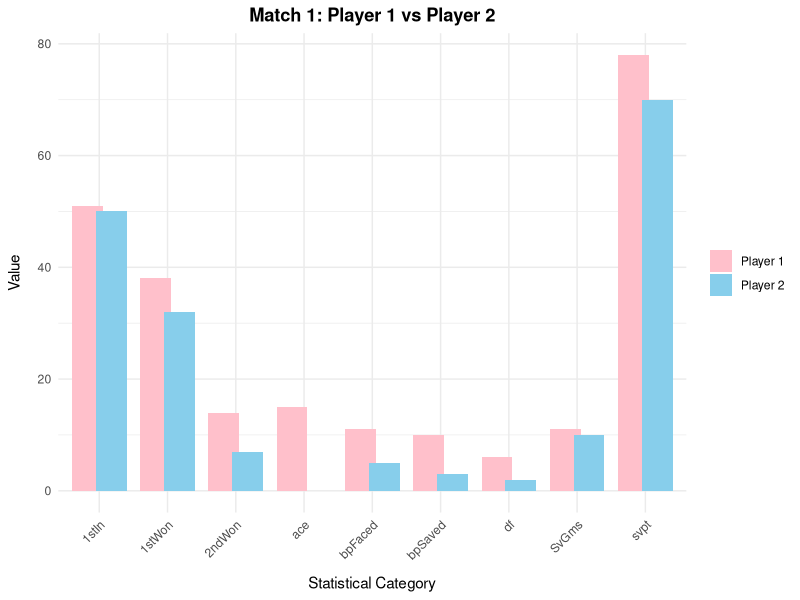
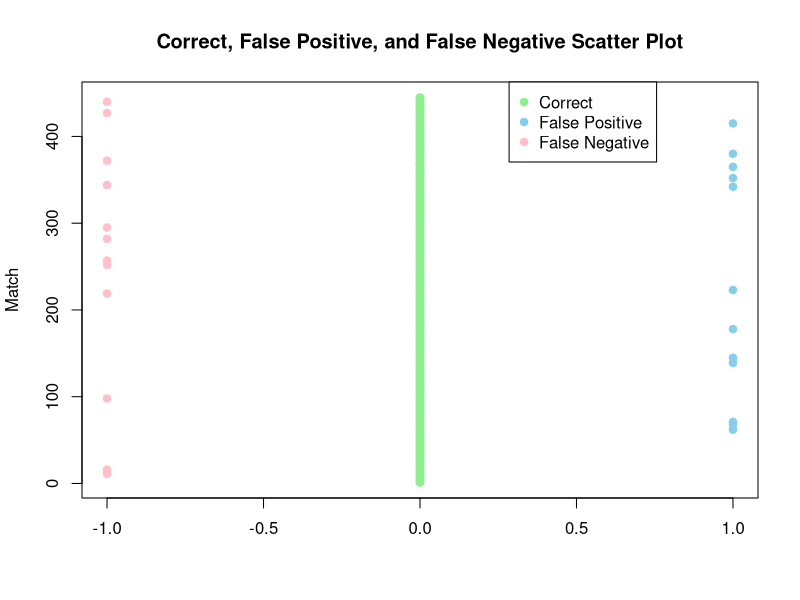
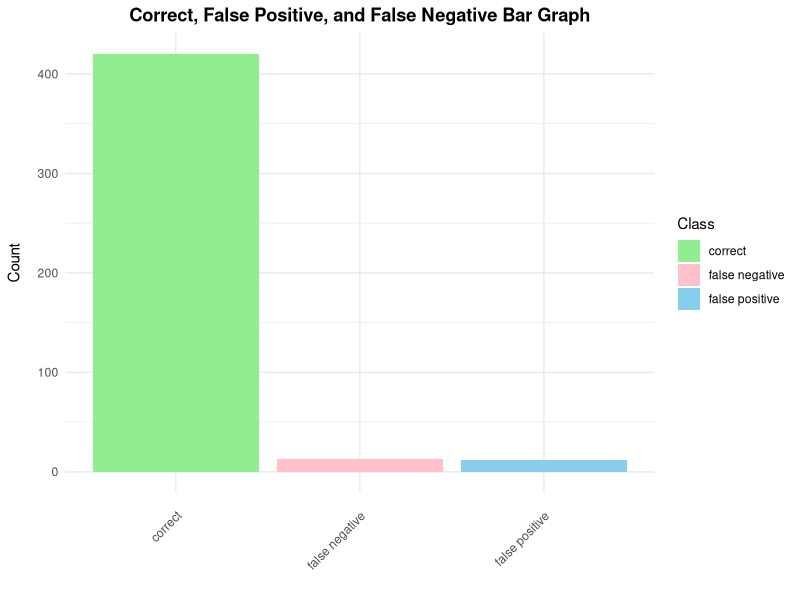
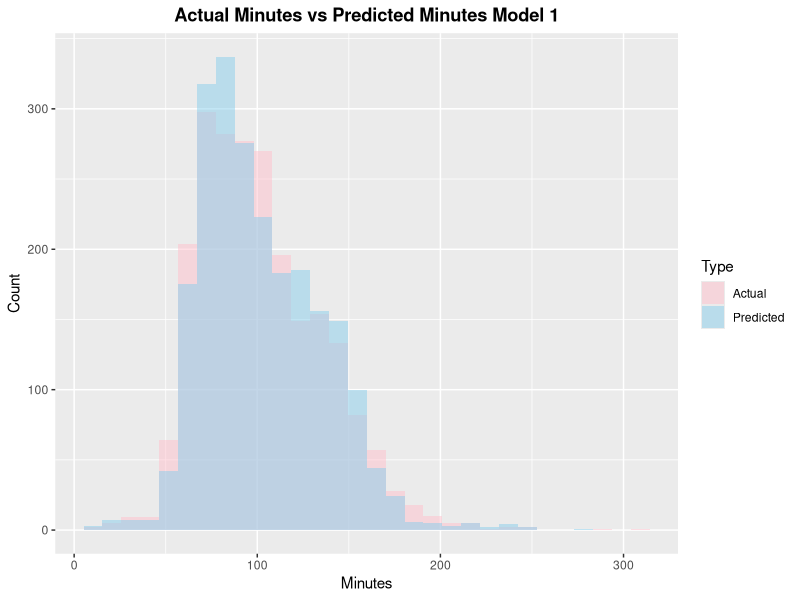
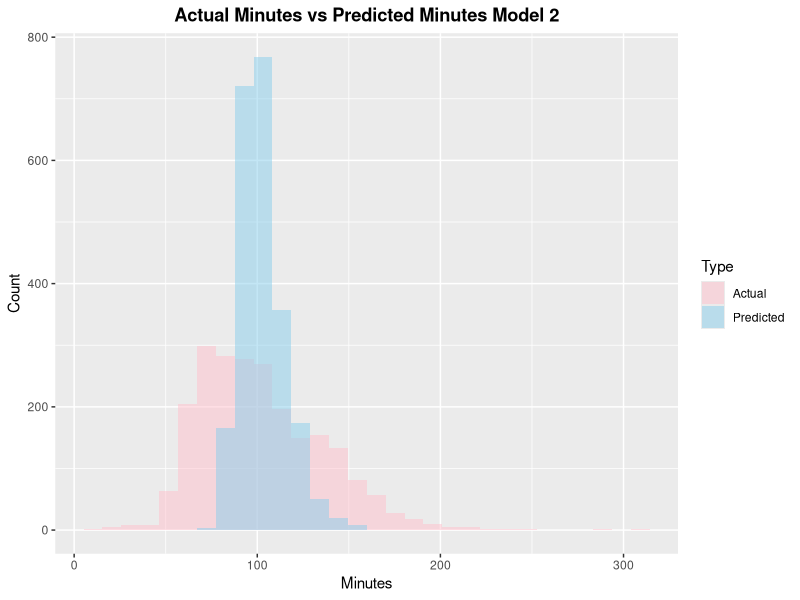

The R script that drew these images, in order:
## ---- chunk 1
knitr::opts_chunk$set(echo = TRUE)
library(tidyverse)
library(readr)
library(ggplot2)
library(dplyr)
library(kableExtra)
library(modelr)
library(broom)
library(purrr)
## ---- chunk 2
#Function to shuffle winner and loser stats 

data <- read_csv("ATP2016-2019and2022.csv", show_col_types = FALSE) 

set.seed(216)
shuffle_players <- function(row){

  
if (runif(1) > 0.5) {

# Player 1 is the winner

c(row[grep("^w_", names(row))], row[grep("^l_",names(row))], 1)

} else {

# Player 1 is the loser

c(row[grep("^l_", names(row))], row[grep("^w_",names(row))], 0)

}
}
  
#Apply the transformation

transformed_data <-data.frame(t(apply(data, 1, shuffle_players)))

# Rename columns

colnames(transformed_data) <-c(sub("w_","player1_", colnames(data)[grep("^w_", colnames(data))]), sub("l_",

"player2_", colnames(data)[grep("^l_", colnames(data))]),"player1_won")

for(col in names(transformed_data)){
  transformed_data[[col]] = as.numeric(transformed_data[[col]])
}

final_data = transformed_data %>% 
  mutate(minutes = data$minutes)
#Data Table (Remember change echo to F)

## ---- chunk 3

head(final_data, 5) %>%
  kbl() %>%
  kable_styling(bootstrap_options = c("striped", "hover", "condensed")) %>%
  scroll_box(width = "900px")

## ---- chunk 4

set.seed(216)
categories <- c("ace", "df", "svpt", "1stIn", "1stWon", "2ndWon", "SvGms", "bpSaved", "bpFaced")

values <- c(final_data$player1_ace[1],final_data$player1_df[1],final_data$player1_svpt[1],final_data$player1_1stIn[1],final_data$player1_1stWon[1],final_data$player1_2ndWon[1],final_data$player1_SvGms[1],final_data$player1_bpSaved[1],final_data$player1_bpFaced[1],final_data$player2_ace[1],final_data$player2_df[1],final_data$player2_svpt[1], final_data$player2_1stIn[1],final_data$player2_1stWon[1], final_data$player2_2ndWon[1], final_data$player2_SvGms[1], final_data$player2_bpSaved[1], final_data$player2_bpFaced[1])

bar_plot_data <- data.frame(
  Category = categories,
  Values = values,
  Type = c("Player 1","Player 1","Player 1","Player 1","Player 1","Player 1","Player 1","Player 1","Player 1","Player 2","Player 2","Player 2","Player 2","Player 2","Player 2","Player 2","Player 2","Player 2")
)

ggplot(bar_plot_data, aes(x = Category, y = values, fill = Type)) +
  geom_bar(stat = "identity", position = position_dodge(width = 0.7)) +
  labs(
    title = "Match 1: Player 1 vs Player 2",
    x = "Statistical Category",
    y = "Value"
  ) +
  scale_fill_manual(values = c("Player 1" = "pink", "Player 2" = "skyblue"), name = NULL) +
  theme_minimal() +
  theme(
    axis.text.x = element_text(angle = 45, hjust = 1),
    axis.title.x = element_text(margin = margin(t = 10)),  # Increase space above x-axis title
    axis.title.y = element_text(margin = margin(r = 10)),  # Increase space to the right of y-axis title
    plot.title = element_text(hjust = 0.5, face = "bold")  # Center and bold title
  )



## ---- chunk 5
set.seed(216)

transformed_data$split = sample(x=c("TRAIN","TEST"),replace=T,size = 14472,prob=c(0.8,0.2))
TRAIN = filter(transformed_data, split == "TRAIN")
TEST = filter(transformed_data, split == "TEST")

sample.in=sample(1:dim(TRAIN)[1],
size=floor(0.8*dim(TRAIN)[1]))

TRAIN.IN=na.omit(TRAIN[sample.in,
-c(20)])

TRAIN.OUT=na.omit(TRAIN[-sample.in,
-c(20)])

TRAIN.IN=na.omit(TRAIN.IN[sample.in,
-c(3,7,12,16)])

TRAIN.OUT=na.omit(TRAIN.OUT[-sample.in,
-c(3,7,12,16)])

logmod1 = glm(player1_won ~ .^3, family = "binomial", data = TRAIN.IN)
arrange(tidy(logmod1)[, c("term", "estimate", "p.value")], p.value)

logmod2 = glm(player1_won ~ .*., family = "binomial", data = TRAIN.IN)
arrange(tidy(logmod2)[, c("term", "estimate", "p.value")], p.value)

logmod3 = glm(player1_won ~ ., family = "binomial", data = TRAIN.IN)
arrange(tidy(logmod3)[, c("term", "estimate", "p.value")], p.value)

logmod4 = step(logmod3, direction = "backward")
summary(logmod4)

nullmod = glm(player1_won~1, data = TRAIN.IN, family = "binomial")
logmod5 = step(nullmod, scope = list(lower=nullmod,upper = logmod3), direction = "forward")

TRAIN.OUT2 = TRAIN.OUT %>%
  mutate(p1 = predict(logmod1, newdata=TRAIN.OUT, type="response"),
         p2 = predict(logmod2, newdata=TRAIN.OUT, type="response"),
         p3 = predict(logmod3, newdata=TRAIN.OUT, type="response"),
         p4 = predict(logmod4, newdata=TRAIN.OUT, type="response")) %>%
  select(player1_won, p1, p2, p3, p4) %>%
  mutate(s1 = ifelse(p1<0.5, 0, 1),
         s2 = ifelse(p1<0.5, 0, 1),
         s3 = ifelse(p1<0.5, 0, 1),
         s4 = ifelse(p1<0.5, 0, 1)) %>%
  na.omit() %>%
  mutate(class = ifelse(player1_won == s4, "correct", ifelse(player1_won < s4, "false positive", "false negative")))

RESULTS1 = table(TRAIN.OUT2$player1_won, TRAIN.OUT2$s1) %>%
  prop.table()
RESULTS2 = table(TRAIN.OUT2$player1_won, TRAIN.OUT2$s2) %>%
  prop.table()
RESULTS3 = table(TRAIN.OUT2$player1_won, TRAIN.OUT2$s3) %>%
  prop.table()
RESULTS4 = table(TRAIN.OUT2$player1_won, TRAIN.OUT2$s4) %>%
  prop.table()

RESULTS1
## ---- chunk 6
actual.1 <- TRAIN.OUT2$player1_won
predicted.1 <- TRAIN.OUT2$s1
rmse.1 <- sqrt(mean((actual.1 - predicted.1)^2, na.rm = TRUE))
print(paste("Out-of-sample RMSE:", rmse.1))

TRAIN.OUT3 = TRAIN.OUT2 %>%
  group_by(class) %>%
  summarise(count = n())
## ---- chunk 7

true_labels <- TRAIN.OUT2$player1_won  # Example true labels
predicted_labels <- TRAIN.OUT2$s1  # Example predicted labels


correct <- which(true_labels == predicted_labels)
false_positive <- which(true_labels == 0 & predicted_labels == 1)
false_negative <- which(true_labels == 1 & predicted_labels == 0)


plot(rep(0, length(correct)), correct, col = 'lightgreen', ylim = c(1, length(true_labels)),
     xlim = c(-1, 1), ylab = 'Match', xlab = '', main = 'Correct, False Positive, and False Negative Scatter Plot', pch = 19)
points(rep(1, length(false_positive)), false_positive, col = 'skyblue', pch = 19)
points(rep(-1, length(false_negative)), false_negative, col = 'pink', pch = 19)




legend('topright',legend = c('Correct', 'False Positive', 'False Negative'),
       col = c('lightgreen', 'skyblue', 'pink'), pch = 19, xpd = TRUE, inset = c(0.15, 0))

## ---- chunk 8
TRAIN.OUT3 = TRAIN.OUT2 %>%
  group_by(class) %>%
  summarise(count = n())

ggplot(TRAIN.OUT3, aes(x = class, y = count, fill = class)) +
  geom_bar(stat = "identity", position = position_dodge(width = 0.7)) +
  labs(title = "Correct, False Positive, and False Negative Bar Graph",  # Centered and bold title
       x = "",  # Empty x-axis label
       y = "Count") +
  guides(fill = guide_legend(title = "Class")) +
  scale_fill_manual(values = c("correct" = "lightgreen", "false negative" = "pink", "false positive" = "skyblue")) +
  theme_minimal() +
  theme(
    plot.title = element_text(hjust = 0.5, face = "bold"),  # Center and bold title
    axis.text.x = element_text(angle = 45, hjust = 1, margin = margin(t = 10)),  # Add space above x-axis labels
    axis.title.y = element_text(margin = margin(r = 10))  # Add space to the right of y-axis label
  )


## ---- chunk 9
ERROR.RESULTS = tibble(
  Model = c("3 Way", "2 Way", "No Way"),
  Sensitivity = c(RESULTS1[1,1]/sum(RESULTS1[1,]), RESULTS2[1,1]/sum(RESULTS2[1,]),
                  RESULTS3[1,1]/sum(RESULTS3[1,])),
  Specificity = c(RESULTS1[2,2]/sum(RESULTS1[2,]), RESULTS2[2,2]/sum(RESULTS2[2,]),
                  RESULTS3[2,2]/sum(RESULTS3[2,])),
  FPR = c(RESULTS1[2,1]/sum(RESULTS1[2,]), RESULTS2[2,1]/sum(RESULTS2[2,]), 
          RESULTS3[2,1]/sum(RESULTS3[2,])),
  FNR = c(RESULTS1[1,2]/sum(RESULTS1[1,]), RESULTS2[1,2]/sum(RESULTS2[1,]), 
          RESULTS3[1,2]/sum(RESULTS3[1,]))
)

ERROR.RESULTS %>%
  kbl() %>%
  kable_styling(bootstrap_options = c("striped", "hover", "condensed"))

## ---- chunk 10

transformed_data_2 = data %>%
  filter(tourney_level != "G") %>%
  select("minutes", "w_ace", "w_df", "w_svpt", "w_1stIn", "w_1stWon", "w_2ndWon", "w_SvGms", "w_bpSaved", "l_ace", "l_df", "l_svpt", "l_1stIn", "l_1stWon", "l_2ndWon", "l_SvGms", "l_bpSaved", "l_bpFaced", "winner_rank", "winner_rank_points", "loser_rank", "loser_rank_points") %>%
  mutate(ace_diff = abs(w_ace - l_ace), df_diff = abs(w_df-l_df), svpt_diff = abs(w_svpt-l_svpt), 
         diff_1stIn = abs(w_1stIn-l_1stIn), diff_1stWon = abs(w_1stWon-l_1stWon), 
         diff_2ndWon = abs(w_2ndWon-l_2ndWon), SvGms_diff = abs(w_SvGms-l_SvGms), 
         bpSaved_diff = abs(w_bpSaved-l_bpSaved), rank_diff = abs(winner_rank-loser_rank), 
         rank_points_diff = abs(winner_rank_points-loser_rank_points)) %>%
  select(minutes, ace_diff, df_diff, svpt_diff, diff_1stIn, diff_1stWon, diff_2ndWon, SvGms_diff, bpSaved_diff, 
           rank_diff, rank_points_diff) %>%
  na.omit()
## ---- chunk 11
set.seed(216)

transformed_data_2$split = sample(x=c("TRAIN","TEST"),replace=T,size = 11337,prob=c(0.8,0.2))
TRAIN = filter(transformed_data_2, split == "TRAIN")
TEST = filter(transformed_data_2, split == "TEST")

sample.in=sample(1:dim(TRAIN)[1],
size=floor(0.8*dim(TEST)[1]))

linmod1 = lm(minutes ~ ace_diff+df_diff+svpt_diff+diff_1stIn+diff_1stWon+diff_2ndWon+SvGms_diff+bpSaved_diff
             +rank_diff+rank_points_diff, data = TRAIN)
arrange(tidy(linmod1)[, c("term", "estimate", "p.value")], p.value)

#linmod2 = step(linmod1, direction = "backward")
#summary(linmod2)

nullmod = lm(minutes~1, data = TRAIN)
linmod3 = step(nullmod, scope = list(lower=nullmod,upper = linmod1), direction = "forward")

linmod2 = lm(minutes ~ diff_1stIn + ace_diff + diff_2ndWon + bpSaved_diff + df_diff + SvGms_diff +
               diff_1stWon + svpt_diff, data = TRAIN)
arrange(tidy(linmod2)[, c("term", "estimate", "p.value")], p.value)

TEST2 = TEST %>% 
  add_predictions(linmod2,var="linpred") %>%
  add_residuals(linmod2,var="linres")

MAE.func = function(resid_vect){
  return(mean(abs(resid_vect)))
}

MAE.func(TEST2$linres)
## ---- chunk 12
transformed_data_3 = data %>%
  filter(tourney_level != "G") %>%
  select("minutes", "w_ace", "w_df", "w_svpt", "w_1stIn", "w_1stWon", "w_2ndWon", "w_SvGms", "w_bpSaved", "l_ace", "l_df", "l_svpt", "l_1stIn", "l_1stWon", "l_2ndWon", "l_SvGms", "l_bpSaved", "l_bpFaced", "winner_rank", "winner_rank_points", "loser_rank", "loser_rank_points") %>%
  na.omit()


set.seed(216)

transformed_data_3$split = sample(x=c("TRAIN","TEST"),replace=T,size = 11337,prob=c(0.8,0.2))
TRAIN.TWO = filter(transformed_data_3, split == "TRAIN")
TEST.TWO = filter(transformed_data_3, split == "TEST")

sample.in=sample(1:dim(TRAIN.TWO)[1],
size=floor(0.8*dim(TEST.TWO)[1]))


linmod4 = lm(minutes ~ w_ace + w_df + w_svpt + w_1stIn + w_1stWon + w_2ndWon + w_SvGms +
             w_bpSaved + l_ace + l_df + l_svpt + l_1stIn + l_1stWon + l_2ndWon + l_SvGms + 
               l_bpSaved + l_bpFaced + winner_rank + winner_rank_points + loser_rank + 
               loser_rank_points, data = TRAIN.TWO)
arrange(tidy(linmod4)[, c("term", "estimate", "p.value")], p.value)

nullmod = lm(minutes~1, data = TRAIN.TWO)
linmod5 = step(nullmod, scope = list(lower=nullmod,upper = linmod4), direction = "forward")

linmod6 = lm(minutes ~ w_svpt + l_svpt + w_ace + l_ace + loser_rank_points + winner_rank_points + 
               l_SvGms + l_df + w_1stWon + w_df + w_2ndWon + l_2ndWon + w_bpSaved + loser_rank, data = TRAIN.TWO)
arrange(tidy(linmod6)[, c("term", "estimate", "p.value")], p.value)

TEST.TWO2 = TEST.TWO %>% 
  add_predictions(linmod6,var="linpred") %>%
  add_residuals(linmod6,var="linres")

MAE.func(TEST.TWO2$linres)
## ---- chunk 13

ggplot(data = TEST.TWO2) +   
  geom_histogram(aes(minutes, fill = "Actual"), alpha = 0.5, bins = 30) +   
  geom_histogram(aes(linpred, fill = "Predicted"), alpha = 0.5, bins = 30) +   
  labs(
    title = "Actual Minutes vs Predicted Minutes Model 1",
    x = "Minutes",
    y = "Count"
  ) + 
  scale_fill_manual(
    values = c("Actual" = "pink", "Predicted" = "skyblue"),
    name = "Type"
  ) +
  theme(
    plot.title = element_text(hjust = 0.5, face = "bold")  # Center and bold title
  )


## ---- chunk 14

ggplot(data = TEST2) +
  geom_histogram(aes(minutes, fill = "Actual"), alpha = 0.5, bins = 30) +
  geom_histogram(aes(linpred, fill = "Predicted"), alpha = 0.5, bins = 30) +
  labs(
    title = "Actual Minutes vs Predicted Minutes Model 2",
    x = "Minutes",
    y = "Count"
  ) +
  scale_fill_manual(
    values = c("Actual" = "pink", "Predicted" = "skyblue"),
    name = "Type"
  ) +
  theme(
    plot.title = element_text(hjust = 0.5, face = "bold")  # Center and bold title
  )

## ---- chunk 15

MAE.TABLE <- data.frame(
  Model = c("Model 1", "Model 2"), 
  MAE = c(MAE.func(TEST.TWO2$linres), 
          MAE.func(TEST2$linres)) 
)

MAE.TABLE %>%
  kbl() %>%
  kable_styling(bootstrap_options = c("striped", "hover", "condensed"), full_width = FALSE) %>%
  column_spec(1, width = "2.5cm") %>%  # Adjust the width of the first column
  column_spec(2, width = "2.5cm")     # Adjust the width of the second column
